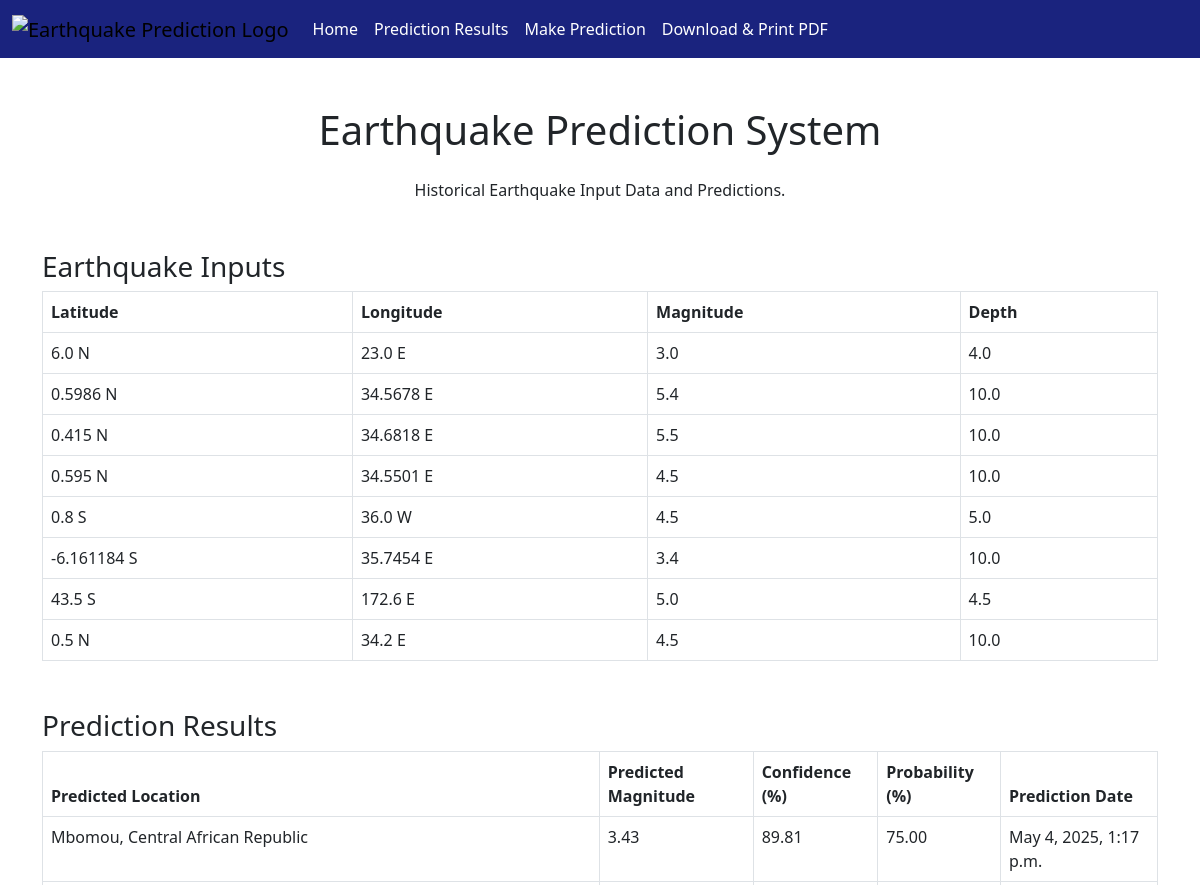
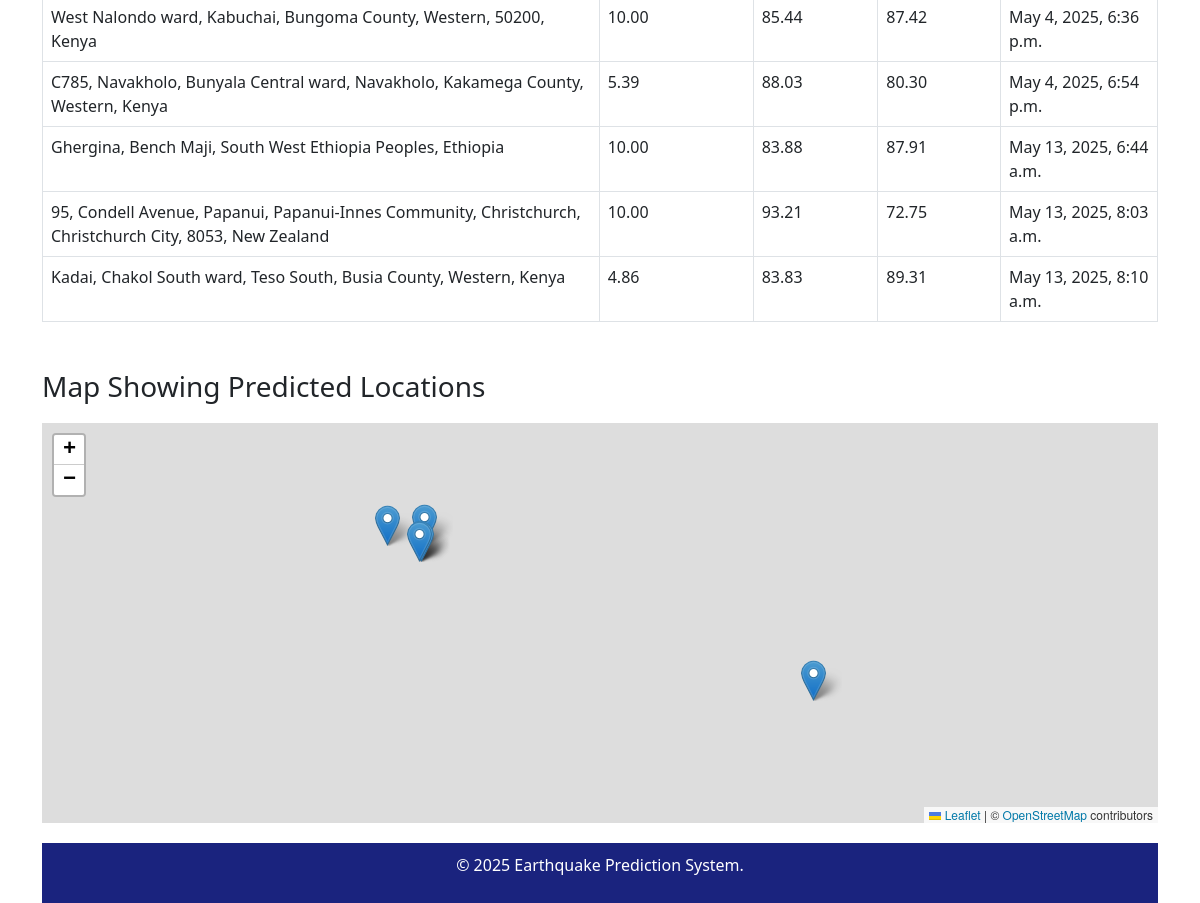
/dashboard/, run on the app's committed database (2 pictures, top to bottom).
### earthquake/models.py (models this page shows, shortened)
class Earthquake(models.Model):
    latitude = models.FloatField()
    latitude_direction = models.CharField(max_length=1, choices=[('N', 'North'), ('S', 'South')])
    longitude = models.FloatField()
    longitude_direction = models.CharField(max_length=1, choices=[('E', 'East'), ('W', 'West')])
    magnitude = models.FloatField()
    depth = models.FloatField()
    date = models.DateTimeField(default=timezone.now)

class Prediction(models.Model):
    earthquake = models.ForeignKey(Earthquake, on_delete=models.CASCADE)
    predicted_magnitude = models.FloatField()
    confidence = models.FloatField()  # Percentage
    probability = models.FloatField()  # Percentage
    accuracy = models.FloatField(default=0.0)  # Percentage, default to 0
    predicted_location = models.CharField(max_length=255)
    prediction_date = models.DateTimeField(default=timezone.now)

### earthquake/views.py (the view)
# urls.py: path('dashboard/', views.dashboard, name='dashboard'),
def dashboard(request):
    logger.info("Rendering dashboard page")
    earthquakes = Earthquake.objects.all()
    predictions = Prediction.objects.all()
    for prediction in predictions:
        if not prediction.predicted_location:
            prediction.predicted_location = f"Lat: {prediction.earthquake.latitude}, Lon: {prediction.earthquake.longitude}"
        prediction.predicted_magnitude = max(0.0, float(prediction.predicted_magnitude))
        prediction.confidence = max(0.0, min(100.0, float(prediction.confidence)))
        prediction.probability = max(0.0, min(100.0, float(prediction.probability)))
        prediction.accuracy = max(0.0, min(100.0, float(prediction.accuracy)))
    return render(request, 'earthquake/dashboard.html', {'earthquakes': earthquakes, 'predictions': predictions})

### earthquake/templates/earthquake/dashboard.html (shortened to what this page needs)
<!DOCTYPE html>
<html lang="en">
<head>
    <link rel="stylesheet" href="https://cdn.jsdelivr.net/npm/bootstrap@5.3.0/dist/css/bootstrap.min.css">
    <link rel="stylesheet" href="https://unpkg.com/leaflet@1.9.4/dist/leaflet.css" />
</head>
<body>
    <nav class="navbar navbar-expand-lg bg-dark-blue">
        <div class="container-fluid">
            <a class="navbar-brand" href="#">
                <img src="/static/logo.jpg" alt="Earthquake Prediction Logo" style="height: 60px;">
            </a>
            <div class="collapse navbar-collapse" id="navbarNav">
                <ul class="navbar-nav me-auto">
                    <li class="nav-item">
                        <a class="nav-link" href="{% url 'home' %}">Home</a>
                    </li>
                    <li class="nav-item">
                        <a class="nav-link active" aria-current="page" href="{% url 'dashboard' %}">Prediction Results</a>
                    </li>
                    <li class="nav-item">
                        <a class="nav-link" href="{% url 'predict' %}">Make Prediction</a>
                    </li>
                    <li class="nav-item">
                        <a class="nav-link" href="{% url 'download_pdf' %}">Download & Print PDF</a>
                    </li>
                </ul>
            </div>
        </div>
    </nav>
    <div class="container mt-5">
        <h1 class="text-center mb-4">Earthquake Prediction System</h1>
        <p class="text-center mb-5">Historical Earthquake Input Data and Predictions.</p>
        <h3>Earthquake Inputs</h3>
        <table class="table table-bordered mb-5">
            <thead>
                <tr>
                    <th>Latitude</th>
                    <th>Longitude</th>
                    <th>Magnitude</th>
                    <th>Depth</th>
                </tr>
            </thead>
            <tbody>
                {% for earthquake in earthquakes %}
                    <tr>
                        <td>{{ earthquake.latitude }} {{ earthquake.latitude_direction }}</td>
                        <td>{{ earthquake.longitude }} {{ earthquake.longitude_direction }}</td>
                        <td>{{ earthquake.magnitude }}</td>
                        <td>{{ earthquake.depth }}</td>
                    </tr>
                {% empty %}
                    <tr>
                        <td colspan="6" class="text-center">No earthquake data available.</td>
                    </tr>
                {% endfor %}
            </tbody>
        </table>
        <h3>Prediction Results</h3>
        <table class="table table-bordered mb-5">
            <thead>
                <tr>
                    <th>Predicted Location</th>
                    <th>Predicted Magnitude</th>
                    <th>Confidence (%)</th>
                    <th>Probability (%)</th>
                    <th>Prediction Date</th>
                </tr>
            </thead>
            <tbody>
                {% for prediction in predictions %}
                    <tr>
                        <td>{{ prediction.predicted_location }}</td>
                        <td>{{ prediction.predicted_magnitude|floatformat:2 }}</td>
                        <td>{{ prediction.confidence|floatformat:2 }}</td>
                        <td>{{ prediction.probability|floatformat:2 }}</td>
                        <td>{{ prediction.prediction_date }}</td>
                    </tr>
                {% empty %}
                    <tr>
                        <td colspan="5" class="text-center">No predictions available.</td>
                    </tr>
                {% endfor %}
            </tbody>
        </table>
        <h3>Map Showing Predicted Locations</h3>
        <div id="map"></div>
        <footer>
            <p>© 2025 Earthquake Prediction System.</p>
        </footer>
    </div>
</body>
</html>

### earthquake/templates/earthquake/dashboard.html (style rules this page uses)
.bg-dark-blue { background-color: #1a237e; }
.nav-link { color: white !important; transition: color 0.3s ease, transform 0.3s ease; }
.table { background-color: #f8f9fa; }
#map { height: 400px !important; width: 100% !important; margin-top: 20px; }
footer { background-color: #1a237e; color: white; padding: 10px 0; text-align: center; margin-top: 20px; }

### data on the page
Earthquake: latitude "6.0", latitude_direction "N", longitude "23.0", longitude_direction "E", magnitude "3.0", depth "4.0"
Earthquake: latitude "0.5986", latitude_direction "N", longitude "34.5678", longitude_direction "E", magnitude "5.4", depth "10.0"
Earthquake: latitude "0.415", latitude_direction "N", longitude "34.6818", longitude_direction "E", magnitude "5.5", depth "10.0"
Earthquake: latitude "0.595", latitude_direction "N", longitude "34.5501", longitude_direction "E", magnitude "4.5", depth "10.0"
Earthquake: latitude "0.8", latitude_direction "S", longitude "36.0", longitude_direction "W", magnitude "4.5", depth "5.0"
Earthquake: latitude "-6.161184", latitude_direction "S", longitude "35.7454", longitude_direction "E", magnitude "3.4", depth "10.0"
Earthquake: latitude "43.5", latitude_direction "S", longitude "172.6", longitude_direction "E", magnitude "5.0", depth "4.5"
Earthquake: latitude "0.5", latitude_direction "N", longitude "34.2", longitude_direction "E", magnitude "4.5", depth "10.0"
Prediction: predicted_location "Mbomou, Central African Republic", predicted_magnitude "3.43", confidence "89.81", probability "75.00", prediction_date "May 4, 2025, 1:17 p.m."
Prediction: predicted_location "West Nalondo ward, Kabuchai, Bungoma County, Western, 50200, Kenya", predicted_magnitude "10.00", confidence "85.44", probability "87.42", prediction_date "May 4, 2025, 6:36 p.m."
Prediction: predicted_location "C785, Navakholo, Bunyala Central ward, Navakholo, Kakamega County, Western, Kenya", predicted_magnitude "5.39", confidence "88.03", probability "80.30", prediction_date "May 4, 2025, 6:54 p.m."
Prediction: predicted_location "Ghergina, Bench Maji, South West Ethiopia Peoples, Ethiopia", predicted_magnitude "10.00", confidence "83.88", probability "87.91", prediction_date "May 13, 2025, 6:44 a.m."
Prediction: predicted_location "95, Condell Avenue, Papanui, Papanui-Innes Community, Christchurch, Christchurch City, 8053, New Zealand", predicted_magnitude "10.00", confidence "93.21", probability "72.75", prediction_date "May 13, 2025, 8:03 a.m."
Prediction: predicted_location "Kadai, Chakol South ward, Teso South, Busia County, Western, Kenya", predicted_magnitude "4.86", confidence "83.83", probability "89.31", prediction_date "May 13, 2025, 8:10 a.m."
